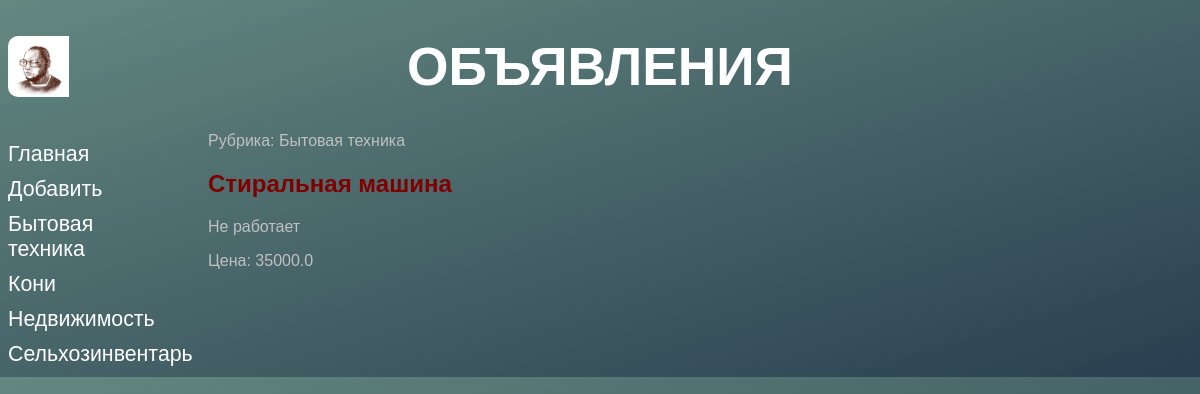
Page /bboard/detail/6/ on the committed database.
### bboard/models.py (models this page shows, shortened)
class Rubric(models.Model):
	name = models.CharField(max_length = 20, db_index = True, verbose_name = 'Название')
	class Meta:
		verbose_name_plural = 'Рубрики'
		verbose_name = 'Рубрика'
		ordering = ['name']

class Bb(models.Model):
	title = models.CharField(max_length = 50, verbose_name = 'Товар',
		validators = [validators.RegexValidator(regex = '^.{4,}$')],
		error_messages = {'invalid': 'Неправильное название товара'})
	content = models.TextField(null = True, blank = True, verbose_name = 'Описание')
	price = models. FloatField(null = True, blank = True, verbose_name = 'Цена')
	published = models.DateTimeField(auto_now_add = True, db_index = True, verbose_name = 'Опубликованно')
	rubric = models.ForeignKey('Rubric', null = True, on_delete = models.PROTECT, verbose_name = 'Рубрика')
	def title_and_prices(self):
		if self.price:
			return '%s (%.2f)' % (self.title, self.price)
		else:
			return self.title
	title_and_prices.short_description = 'Название и цена'
	class Meta:
		verbose_name_plural = 'Объявления'
		verbose_name = 'Объявление'
		ordering = ['-published']

### bboard/views.py (the view)
# urls.py: path('detail/<int:pk>/', BbDetailView.as_view(), name = 'detail'),
class BbDetailView(DetailView):
	model = Bb
	def get_context_data(self, *args, **kwargs):
		context = super().get_context_data(*args, **kwargs)
		context['rubrics'] = Rubric.objects.all()
		return context

### bboard/templates/bboard/bb_detail.html (shortened to what this page needs)
{% extends "layout/basic.html" %}
{% block content %}
	<p>Рубрика: {{ bb.rubric.name }} </p>
	<h2>{{ bb.title }}</h2>
	<p>{{ bb.content }}</p>
	<p>Цена: {{bb.price}}</p>
{% endblock %}

### bboard/templates/layout/basic.html (shortened to what this page needs)
{% load static %}
<!DOCTYPE html>
<html>
<head>
	<link rel="stylesheet" type="text/css" href="{% static 'bboard/style.css' %}">
</head>
<body>
	<header>
		<h1>Объявления</h1>
	</header>
	<nav>
		<a href="{% url 'index' %}">Главная</a>
		<a href="{% url 'add' %}">Добавить</a>
		{% for rubric in rubrics %}
		<a href="{% url 'by_rubric' rubric.pk %}" class="ark">{{rubric.name}}</a>
		{% endfor %}
	</nav>
	<section>
		{% block content %}
		{% endblock %}
	</section>
</body>
</html>

### bboard/static/bboard/style.css (style rules this page uses)
html { color: silver; font-family: sans-serif; background: #466368; background: linear-gradient(to right bottom, #648880, #293f50); }
header h1 { font-size: 40pt; font-family: sans-serif; text-transform: uppercase; text-align: center; background: url("bg.jpg") left / auto 100% no-repeat; border-radius: 10px; color: white; }
nav { color: grey; font-size: 16pt; width: 150px; float: left; }
a { color: maroon; text-decoration: none; }
nav a { display: block; margin: 10px 0px; color: white; }
section { margin-left: 200px; }
h2 { color: maroon; }
.ark { color: white; }

### rows in the picture
Rubric: name "Бытовая техника"
Rubric: name "Кони"
Rubric: name "Недвижимость"
Rubric: name "Сельхозинвентарь"
Bb: rubric.name "Бытовая техника", title "Стиральная машина", content "Не работает", price "35000.0"
